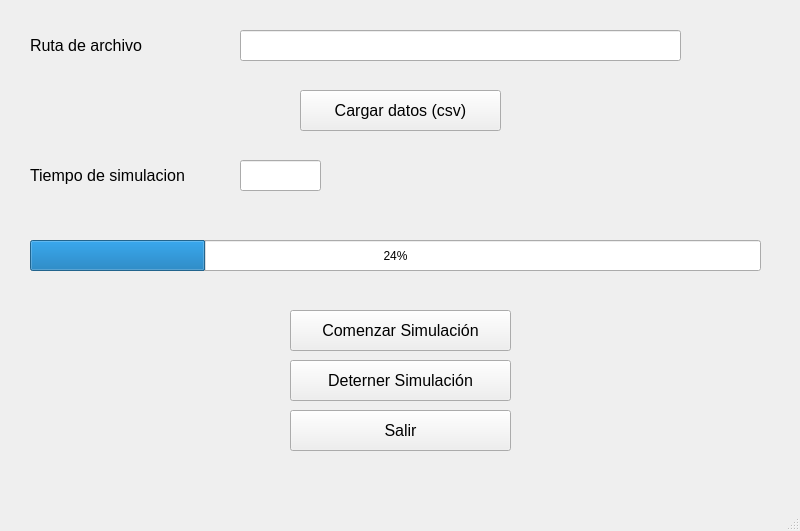
<?xml version="1.0" encoding="UTF-8"?>
<ui version="4.0">
 <class>SimulationWindow</class>
 <widget class="QMainWindow" name="SimulationWindow">
  <property name="geometry">
   <rect>
    <x>0</x>
    <y>0</y>
    <width>800</width>
    <height>531</height>
   </rect>
  </property>
  <property name="windowTitle">
   <string>Simulación</string>
  </property>
  <widget class="QWidget" name="centralwidget">
   <widget class="QLabel" name="label_ruta_archivo">
    <property name="geometry">
     <rect>
      <x>30</x>
      <y>30</y>
      <width>201</width>
      <height>31</height>
     </rect>
    </property>
    <property name="font">
     <font>
      <pointsize>12</pointsize>
     </font>
    </property>
    <property name="text">
     <string>Ruta de archivo</string>
    </property>
   </widget>
   <widget class="QLineEdit" name="input_text_ruta_archivo">
    <property name="geometry">
     <rect>
      <x>240</x>
      <y>30</y>
      <width>441</width>
      <height>31</height>
     </rect>
    </property>
    <property name="font">
     <font>
      <pointsize>12</pointsize>
     </font>
    </property>
   </widget>
   <widget class="QPushButton" name="button_cargar_datos">
    <property name="geometry">
     <rect>
      <x>300</x>
      <y>90</y>
      <width>201</width>
      <height>41</height>
     </rect>
    </property>
    <property name="font">
     <font>
      <pointsize>12</pointsize>
     </font>
    </property>
    <property name="text">
     <string>Cargar datos (csv)</string>
    </property>
   </widget>
   <widget class="QLabel" name="label_tiempo_simulacion">
    <property name="geometry">
     <rect>
      <x>30</x>
      <y>160</y>
      <width>201</width>
      <height>31</height>
     </rect>
    </property>
    <property name="font">
     <font>
      <pointsize>12</pointsize>
     </font>
    </property>
    <property name="text">
     <string>Tiempo de simulacion</string>
    </property>
   </widget>
   <widget class="QLineEdit" name="input_text_tiempo_simulacion">
    <property name="geometry">
     <rect>
      <x>240</x>
      <y>160</y>
      <width>81</width>
      <height>31</height>
     </rect>
    </property>
    <property name="font">
     <font>
      <pointsize>12</pointsize>
     </font>
    </property>
   </widget>
   <widget class="QProgressBar" name="progressBar">
    <property name="geometry">
     <rect>
      <x>30</x>
      <y>240</y>
      <width>731</width>
      <height>31</height>
     </rect>
    </property>
    <property name="value">
     <number>24</number>
    </property>
   </widget>
   <widget class="QPushButton" name="button_comenzar_simulacion">
    <property name="geometry">
     <rect>
      <x>290</x>
      <y>310</y>
      <width>221</width>
      <height>41</height>
     </rect>
    </property>
    <property name="font">
     <font>
      <pointsize>12</pointsize>
     </font>
    </property>
    <property name="text">
     <string>Comenzar Simulación</string>
    </property>
   </widget>
   <widget class="QPushButton" name="button_detener_simulacion">
    <property name="geometry">
     <rect>
      <x>290</x>
      <y>360</y>
      <width>221</width>
      <height>41</height>
     </rect>
    </property>
    <property name="font">
     <font>
      <pointsize>12</pointsize>
     </font>
    </property>
    <property name="text">
     <string>Deterner Simulación</string>
    </property>
   </widget>
   <widget class="QPushButton" name="button_salir">
    <property name="geometry">
     <rect>
      <x>290</x>
      <y>410</y>
      <width>221</width>
      <height>41</height>
     </rect>
    </property>
    <property name="font">
     <font>
      <pointsize>12</pointsize>
     </font>
    </property>
    <property name="text">
     <string>Salir</string>
    </property>
   </widget>
  </widget>
  <widget class="QMenuBar" name="menubar">
   <property name="geometry">
    <rect>
     <x>0</x>
     <y>0</y>
     <width>800</width>
     <height>26</height>
    </rect>
   </property>
  </widget>
  <widget class="QStatusBar" name="statusbar"/>
 </widget>
 <resources/>
 <connections/>
</ui>
